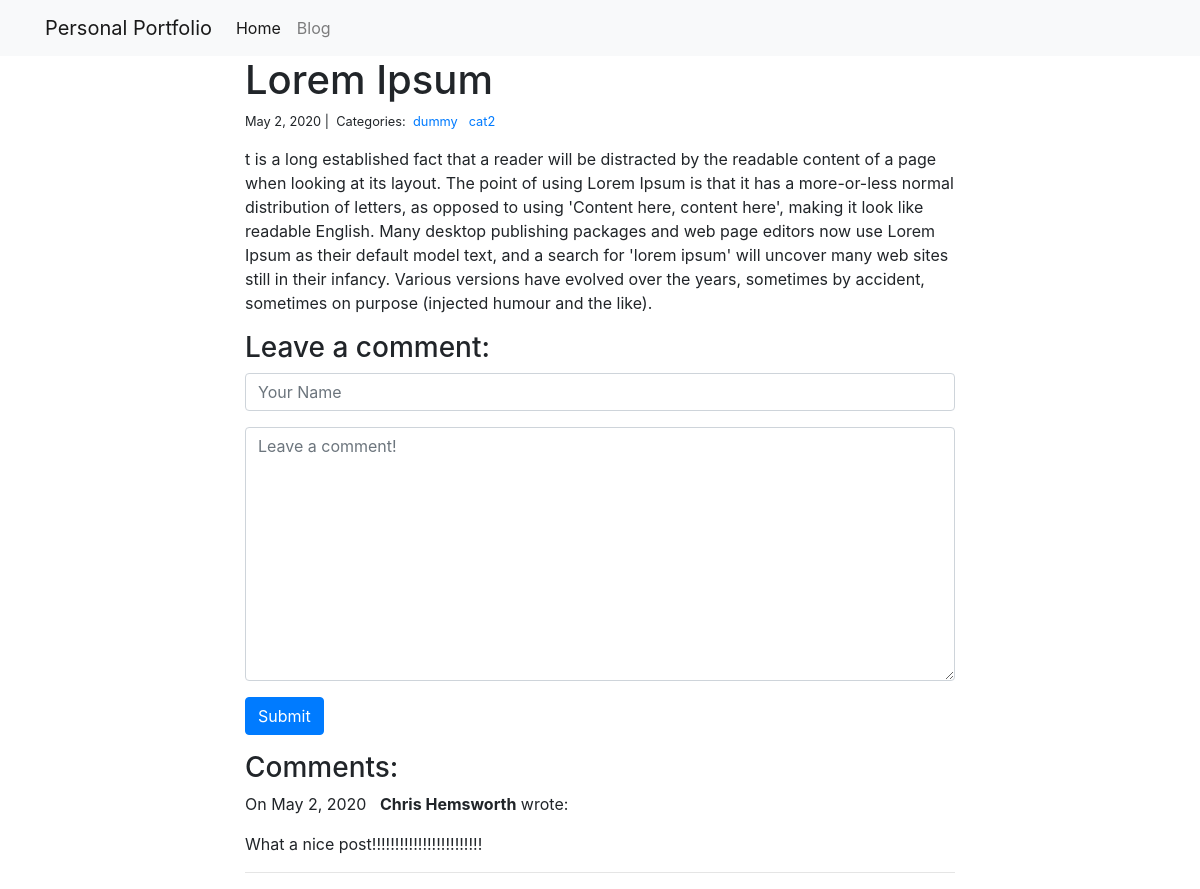
The app's page /blog/2/ with its own data.
### blog/models.py (models this page shows, shortened)
class Post(models.Model):
	title 			 = models.CharField(max_length=255)
	body 			 = models.TextField()
	created_on 		 = models.DateTimeField(auto_now_add=True)
	last_modified_on = models.DateTimeField(auto_now=True)
	categories  	 = models.ManyToManyField('Category', related_name='posts')
	class Meta:
		verbose_name 		= 'Post'
		verbose_name_plural = 'Posts'

class Category(models.Model):
	name = models.CharField(max_length=20)
	class Meta:
		verbose_name  		= 'Category'
		verbose_name_plural = 'Categories'

class Comment(models.Model):
	author 	   = models.CharField(max_length=60)
	body 	   = models.TextField()
	created_on = models.DateTimeField(auto_now_add=True)
	post 	   = models.ForeignKey('Post', on_delete=models.CASCADE)

### blog/views.py (the view, shortened to what this page needs)
# urls.py: path('<int:pk>/', views.blog_detail, name='blog_detail'),
def blog_detail(request, pk):
	post = Post.objects.all().get(pk=pk)
	form = CommentForm()
	comments = Comment.objects.filter(post=post)
	context = {
		'post': post,
		'comments': comments,
		'form': form,
	}
	return render(request, 'blog_detail.html', context)

### blog/forms.py
class CommentForm(forms.Form):
	author = forms.CharField(
			max_length = 60,
			widget = forms.TextInput(attrs={
					'class': 'form-control',
					'placeholder': 'Your Name'
				})
		)
	body = forms.CharField(
			widget = forms.Textarea(attrs={
					'class': 'form-control',
					'placeholder': 'Leave a comment!'
				})
		)

### blog/templates/blog_detail.html (shortened to what this page needs)
{% extends "base.html" %}
{% block page_content %}
<div class="col-md-8 offset-md-2">
    <h1>{{ post.title }}</h1>
    <small>
        {{ post.created_on.date }} |&nbsp;
        Categories:&nbsp;
        {% for category in post.categories.all %}
        <a href="{% url 'blog_category' category.name %}">
            {{ category.name }}
        </a>&nbsp;
        {% endfor %}
    </small>
    <p>{{ post.body | linebreaks }}</p>
    <h3>Leave a comment:</h3>
    <form action="/blog/{{ post.pk }}/" method="post">
        <div class="form-group">
            {{ form.author }}
        </div>
        <div class="form-group">
            {{ form.body }}
        </div>
        <button type="submit" class="btn btn-primary">Submit</button>
    </form>
    <h3>Comments:</h3>
    {% for comment in comments %}
    <p>
        On {{comment.created_on.date }} &nbsp;
        <b>{{ comment.author }}</b> wrote:
    </p>
    <p>{{ comment.body }}</p>
    <hr>
    {% endfor %}
</div>
{% endblock %}

### records on screen
Post: title "Lorem Ipsum", created_on "May 2, 2020", body "t is a long established fact that a reader will be distracted by the readable content of a page when looking at its layout. The point of using Lorem Ipsum is that it has a more-or-less normal distribution of letters, as opposed to using 'Content here, content here', making it look like readable English. Many desktop publishing packages and web page editors now use Lorem Ipsum as their default model text, and a search for 'lorem ipsum' will uncover many web sites still in their infancy. Various versions have evolved over the years, sometimes by accident, sometimes on purpose (injected humour and the like)."
Category: name "dummy"
Category: name "cat2"
Comment: created_on "May 2, 2020", author "Chris Hemsworth", body "What a nice post!!!!!!!!!!!!!!!!!!!!!!!!"
